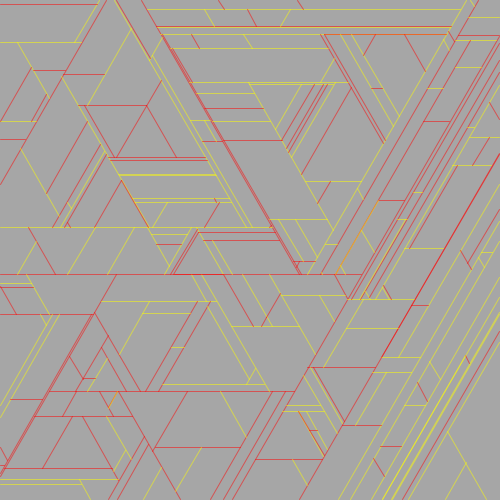
Frame 1 (no input)
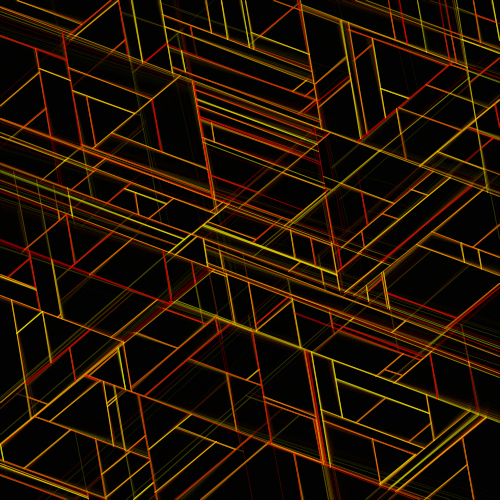
Frame 60 (the mouse pressed at the canvas centre just before this capture)
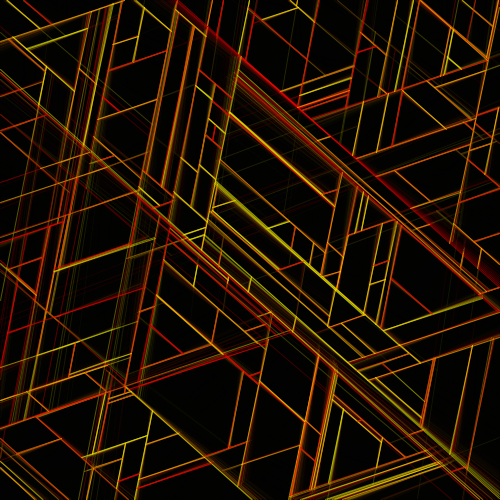
Frame 120 (the mouse held since frame 60 and released just before this capture)

The Processing sketch that drew these frames (run headless with seeded random() and noise(); from frame 60 on, the mouse is pressed at the canvas centre):

// Processing sketch: processing_134281
// ── processing_134281.pde

int nLines = 256;
int nAngles = 6;
float angleInc = 1.0 / 1024.0;
float minLineSize = 0.0001;

ArrayList<PVector> points;
ArrayList lines;
Phasor anglePhasor;


class LineSegment {
  PVector v1, v2;
 
  LineSegment(float x1, float y1, float x2, float y2) {
    v1 = new PVector(x1, y1);
    v2 = new PVector(x2, y2);
  }
 
  LineSegment(PVector v1, PVector v2) {
    this.v1 = new PVector(v1.x, v1.y);
    this.v2 = new PVector(v2.x, v2.y);
  }
 
  void draw() {
    line(v1.x, v1.y, v2.x, v2.y);
  }
}
 
class Phasor {
  float inc;
  float phase;
 
  Phasor(float inc) {
    this.inc = inc;
  }
 
  void update() {
    phase += inc;
 
    while (phase >= 1.0) {
      phase -= 1.0;
    }
    while (phase < 0) {
      phase += 1.0;
    }
  }
}
 
PVector getVCoordinates(PVector v, float d, float a) {
  return new PVector(v.x + d * cos(a), v.y + d * sin(a));
}
 
PVector getIntersection(LineSegment linseg1, LineSegment linseg2) {
  float x1 = linseg1.v1.x;
  float y1 = linseg1.v1.y;
  float x2 = linseg1.v2.x;
  float y2 = linseg1.v2.y;
  float x3 = linseg2.v1.x;
  float y3 = linseg2.v1.y;
  float x4 = linseg2.v2.x;
  float y4 = linseg2.v2.y;
  float d = (y4 - y3) * (x2 - x1) - (x4 - x3) * (y2 - y1);
 
  if (d == 0) {
    return null;
  }
 
  float ua = ((y4 - y3) * (x3 - x1) - (x4 - x3) * (y3 - y1)) / d;
  float ub = ((y2 - y1) * (x3 - x1) - (x2 - x1) * (y3 - y1)) / d;
 
  if (ua < 0.0 || ua > 1.0 || ub < 0.0 || ub > 1.0) {
    return null;
  }
 
  return new PVector(x1 + ua * (x2 - x1), y1 + ua * (y2 - y1));
}
  
void setup() {
  size(500, 500);
  points = new ArrayList<PVector>();
  anglePhasor = new Phasor(angleInc);

  for (int i = 0; i < nLines; i++) {
    points.add(new PVector(random(width), random(height), ((float) (i % nAngles) / (float) nAngles) * TWO_PI));
  }
}

void draw() {
  lines = new ArrayList();
  lines.add(new LineSegment(0, 0, width - 1, 0));
  lines.add(new LineSegment(0, 0, 0, height - 1));
  lines.add(new LineSegment(width - 1, 0, width - 1, height - 1));
  lines.add(new LineSegment(width - 1, height - 1, 0, height - 1));

  noStroke();
  fill(0, 48);
  rect(0, 0, width, height);
  
  for (PVector p : points) {
    stroke(255, random(1.0) < 0.5 ? 0 : 255, 0, 128);
    PVector vCenter = new PVector(p.x, p.y);
    float a = p.z + anglePhasor.phase * TWO_PI;
    PVector v1 = getVCoordinates(vCenter, width * 2, a);
    PVector v2 = getVCoordinates(vCenter, width * 2, a + PI);
    PVector startPoint = new PVector(-1, -1);
    PVector endPoint = new PVector(-1, -1);
    LineSegment t1 = new LineSegment(vCenter, v1);
    LineSegment t2 = new LineSegment(vCenter, v2);
 
    float distShortest1 = width * 2;
    float distShortest2 = width * 2;
 
    for (int i = 0; i < lines.size(); i++) {
      LineSegment L = (LineSegment) lines.get(i);
      PVector p1 = getIntersection(t1, L);
      PVector p2 = getIntersection(t2, L);
 
      if (p1 != null) {
        float distFromCenter = dist(p1.x, p1.y, vCenter.x, vCenter.y);
 
        if (distFromCenter < distShortest1) {
          distShortest1 = distFromCenter;
          startPoint = p1;
        }
      }
      else if (p2 != null) {
        float distFromCenter = dist(p2.x, p2.y, vCenter.x, vCenter.y);
 
        if (distFromCenter < distShortest2) {
          distShortest2 = distFromCenter;
          endPoint = p2;
        }
      }
    }
 
    if (dist(startPoint.x, startPoint.y, endPoint.x, endPoint.y) > minLineSize &&
        startPoint.x >= 0 && startPoint.y >= 0 && endPoint.x >= 0 && endPoint.y >= 0) {
      v1 = startPoint;
      v2 = endPoint;
      LineSegment finalLine = new LineSegment(v1, v2);
      finalLine.draw();
      lines.add(finalLine); 
    }
 
  }
  anglePhasor.update();
}
